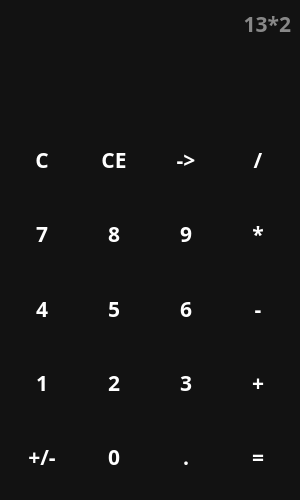
<?xml version="1.0" encoding="UTF-8"?>
<ui version="4.0">
 <class>MainWindow</class>
 <widget class="QMainWindow" name="MainWindow">
  <property name="geometry">
   <rect>
    <x>0</x>
    <y>0</y>
    <width>300</width>
    <height>500</height>
   </rect>
  </property>
  <property name="sizePolicy">
   <sizepolicy hsizetype="Preferred" vsizetype="Maximum">
    <horstretch>0</horstretch>
    <verstretch>0</verstretch>
   </sizepolicy>
  </property>
  <property name="minimumSize">
   <size>
    <width>300</width>
    <height>500</height>
   </size>
  </property>
  <property name="windowTitle">
   <string>калькулятор</string>
  </property>
  <property name="styleSheet">
   <string notr="true">QWidget {
color: white;
background-color: #121212;
font-family: Rubik;
font-size: 16pt;
font-weight: 600;
}
QPushButton {
background-color: transparent;
border: none;
}
QPushButton:hover {
background-color: #666;
}
QPushButton:pressed {
background-color: #888;
}
</string>
  </property>
  <widget class="QWidget" name="centralwidget">
   <layout class="QVBoxLayout" name="verticalLayout">
    <item>
     <widget class="QLabel" name="lbl_temp">
      <property name="sizePolicy">
       <sizepolicy hsizetype="Preferred" vsizetype="Maximum">
        <horstretch>0</horstretch>
        <verstretch>0</verstretch>
       </sizepolicy>
      </property>
      <property name="styleSheet">
       <string notr="true">color: #888;</string>
      </property>
      <property name="text">
       <string>13*2</string>
      </property>
      <property name="alignment">
       <set>Qt::AlignRight|Qt::AlignTrailing|Qt::AlignVCenter</set>
      </property>
     </widget>
    </item>
    <item>
     <widget class="QLineEdit" name="le_entry">
      <property name="sizePolicy">
       <sizepolicy hsizetype="Preferred" vsizetype="Maximum">
        <horstretch>0</horstretch>
        <verstretch>0</verstretch>
       </sizepolicy>
      </property>
      <property name="styleSheet">
       <string notr="true">font-size: 40pt;
border: none;</string>
      </property>
      <property name="maxLength">
       <number>16</number>
      </property>
      <property name="alignment">
       <set>Qt::AlignRight|Qt::AlignTrailing|Qt::AlignVCenter</set>
      </property>
      <property name="readOnly">
       <bool>true</bool>
      </property>
      <property name="clearButtonEnabled">
       <bool>true</bool>
      </property>
     </widget>
    </item>
    <item>
     <layout class="QGridLayout" name="layout_buttons">
      <item row="4" column="1">
       <widget class="QPushButton" name="btn_0">
        <property name="sizePolicy">
         <sizepolicy hsizetype="Minimum" vsizetype="Expanding">
          <horstretch>0</horstretch>
          <verstretch>0</verstretch>
         </sizepolicy>
        </property>
        <property name="text">
         <string>0</string>
        </property>
        <property name="shortcut">
         <string>0</string>
        </property>
       </widget>
      </item>
      <item row="2" column="2">
       <widget class="QPushButton" name="btn_6">
        <property name="sizePolicy">
         <sizepolicy hsizetype="Minimum" vsizetype="Expanding">
          <horstretch>0</horstretch>
          <verstretch>0</verstretch>
         </sizepolicy>
        </property>
        <property name="text">
         <string>6</string>
        </property>
        <property name="shortcut">
         <string>6</string>
        </property>
       </widget>
      </item>
      <item row="0" column="1">
       <widget class="QPushButton" name="btn_ce">
        <property name="sizePolicy">
         <sizepolicy hsizetype="Minimum" vsizetype="Expanding">
          <horstretch>0</horstretch>
          <verstretch>0</verstretch>
         </sizepolicy>
        </property>
        <property name="text">
         <string>СE</string>
        </property>
        <property name="shortcut">
         <string>Del</string>
        </property>
       </widget>
      </item>
      <item row="0" column="3">
       <widget class="QPushButton" name="btn_div">
        <property name="sizePolicy">
         <sizepolicy hsizetype="Minimum" vsizetype="Expanding">
          <horstretch>0</horstretch>
          <verstretch>0</verstretch>
         </sizepolicy>
        </property>
        <property name="text">
         <string>/</string>
        </property>
        <property name="shortcut">
         <string>/</string>
        </property>
       </widget>
      </item>
      <item row="3" column="1">
       <widget class="QPushButton" name="btn_2">
        <property name="sizePolicy">
         <sizepolicy hsizetype="Minimum" vsizetype="Expanding">
          <horstretch>0</horstretch>
          <verstretch>0</verstretch>
         </sizepolicy>
        </property>
        <property name="text">
         <string>2</string>
        </property>
        <property name="shortcut">
         <string>2</string>
        </property>
       </widget>
      </item>
      <item row="1" column="3">
       <widget class="QPushButton" name="btn_mul">
        <property name="sizePolicy">
         <sizepolicy hsizetype="Minimum" vsizetype="Expanding">
          <horstretch>0</horstretch>
          <verstretch>0</verstretch>
         </sizepolicy>
        </property>
        <property name="text">
         <string>*</string>
        </property>
        <property name="shortcut">
         <string>*</string>
        </property>
       </widget>
      </item>
      <item row="2" column="1">
       <widget class="QPushButton" name="btn_5">
        <property name="sizePolicy">
         <sizepolicy hsizetype="Minimum" vsizetype="Expanding">
          <horstretch>0</horstretch>
          <verstretch>0</verstretch>
         </sizepolicy>
        </property>
        <property name="text">
         <string>5</string>
        </property>
        <property name="shortcut">
         <string>5</string>
        </property>
       </widget>
      </item>
      <item row="0" column="2">
       <widget class="QPushButton" name="btn_backspace">
        <property name="sizePolicy">
         <sizepolicy hsizetype="Minimum" vsizetype="Expanding">
          <horstretch>0</horstretch>
          <verstretch>0</verstretch>
         </sizepolicy>
        </property>
        <property name="text">
         <string>-&gt;</string>
        </property>
        <property name="shortcut">
         <string>Backspace</string>
        </property>
       </widget>
      </item>
      <item row="1" column="2">
       <widget class="QPushButton" name="btn_9">
        <property name="sizePolicy">
         <sizepolicy hsizetype="Minimum" vsizetype="Expanding">
          <horstretch>0</horstretch>
          <verstretch>0</verstretch>
         </sizepolicy>
        </property>
        <property name="text">
         <string>9</string>
        </property>
        <property name="shortcut">
         <string>9</string>
        </property>
       </widget>
      </item>
      <item row="4" column="2">
       <widget class="QPushButton" name="btn_point">
        <property name="sizePolicy">
         <sizepolicy hsizetype="Minimum" vsizetype="Expanding">
          <horstretch>0</horstretch>
          <verstretch>0</verstretch>
         </sizepolicy>
        </property>
        <property name="text">
         <string>.</string>
        </property>
        <property name="shortcut">
         <string>.</string>
        </property>
       </widget>
      </item>
      <item row="1" column="0">
       <widget class="QPushButton" name="btn_7">
        <property name="sizePolicy">
         <sizepolicy hsizetype="Minimum" vsizetype="Expanding">
          <horstretch>0</horstretch>
          <verstretch>0</verstretch>
         </sizepolicy>
        </property>
        <property name="text">
         <string>7</string>
        </property>
        <property name="shortcut">
         <string>7</string>
        </property>
       </widget>
      </item>
      <item row="1" column="1">
       <widget class="QPushButton" name="btn_8">
        <property name="sizePolicy">
         <sizepolicy hsizetype="Minimum" vsizetype="Expanding">
          <horstretch>0</horstretch>
          <verstretch>0</verstretch>
         </sizepolicy>
        </property>
        <property name="text">
         <string>8</string>
        </property>
        <property name="shortcut">
         <string>8</string>
        </property>
       </widget>
      </item>
      <item row="3" column="0">
       <widget class="QPushButton" name="btn_1">
        <property name="sizePolicy">
         <sizepolicy hsizetype="Minimum" vsizetype="Expanding">
          <horstretch>0</horstretch>
          <verstretch>0</verstretch>
         </sizepolicy>
        </property>
        <property name="text">
         <string>1</string>
        </property>
        <property name="shortcut">
         <string>1</string>
        </property>
       </widget>
      </item>
      <item row="3" column="3">
       <widget class="QPushButton" name="btn_add">
        <property name="sizePolicy">
         <sizepolicy hsizetype="Minimum" vsizetype="Expanding">
          <horstretch>0</horstretch>
          <verstretch>0</verstretch>
         </sizepolicy>
        </property>
        <property name="text">
         <string>+</string>
        </property>
        <property name="shortcut">
         <string>+</string>
        </property>
       </widget>
      </item>
      <item row="3" column="2">
       <widget class="QPushButton" name="btn_3">
        <property name="sizePolicy">
         <sizepolicy hsizetype="Minimum" vsizetype="Expanding">
          <horstretch>0</horstretch>
          <verstretch>0</verstretch>
         </sizepolicy>
        </property>
        <property name="text">
         <string>3</string>
        </property>
        <property name="shortcut">
         <string>3</string>
        </property>
       </widget>
      </item>
      <item row="0" column="0">
       <widget class="QPushButton" name="btn_clear">
        <property name="sizePolicy">
         <sizepolicy hsizetype="Minimum" vsizetype="Expanding">
          <horstretch>0</horstretch>
          <verstretch>0</verstretch>
         </sizepolicy>
        </property>
        <property name="cursor">
         <cursorShape>PointingHandCursor</cursorShape>
        </property>
        <property name="text">
         <string>C</string>
        </property>
        <property name="shortcut">
         <string>Del</string>
        </property>
       </widget>
      </item>
      <item row="4" column="3">
       <widget class="QPushButton" name="btn_calc">
        <property name="sizePolicy">
         <sizepolicy hsizetype="Minimum" vsizetype="Expanding">
          <horstretch>0</horstretch>
          <verstretch>0</verstretch>
         </sizepolicy>
        </property>
        <property name="text">
         <string>=</string>
        </property>
        <property name="shortcut">
         <string>=</string>
        </property>
       </widget>
      </item>
      <item row="2" column="0">
       <widget class="QPushButton" name="btn_4">
        <property name="sizePolicy">
         <sizepolicy hsizetype="Minimum" vsizetype="Expanding">
          <horstretch>0</horstretch>
          <verstretch>0</verstretch>
         </sizepolicy>
        </property>
        <property name="text">
         <string>4</string>
        </property>
        <property name="shortcut">
         <string>4</string>
        </property>
       </widget>
      </item>
      <item row="2" column="3">
       <widget class="QPushButton" name="btn_sub">
        <property name="sizePolicy">
         <sizepolicy hsizetype="Minimum" vsizetype="Expanding">
          <horstretch>0</horstretch>
          <verstretch>0</verstretch>
         </sizepolicy>
        </property>
        <property name="text">
         <string>-</string>
        </property>
        <property name="shortcut">
         <string>-</string>
        </property>
       </widget>
      </item>
      <item row="4" column="0">
       <widget class="QPushButton" name="btn_neg">
        <property name="sizePolicy">
         <sizepolicy hsizetype="Minimum" vsizetype="Expanding">
          <horstretch>0</horstretch>
          <verstretch>0</verstretch>
         </sizepolicy>
        </property>
        <property name="text">
         <string>+/-</string>
        </property>
        <property name="shortcut">
         <string>-</string>
        </property>
       </widget>
      </item>
     </layout>
    </item>
   </layout>
  </widget>
 </widget>
 <resources/>
 <connections/>
</ui>
